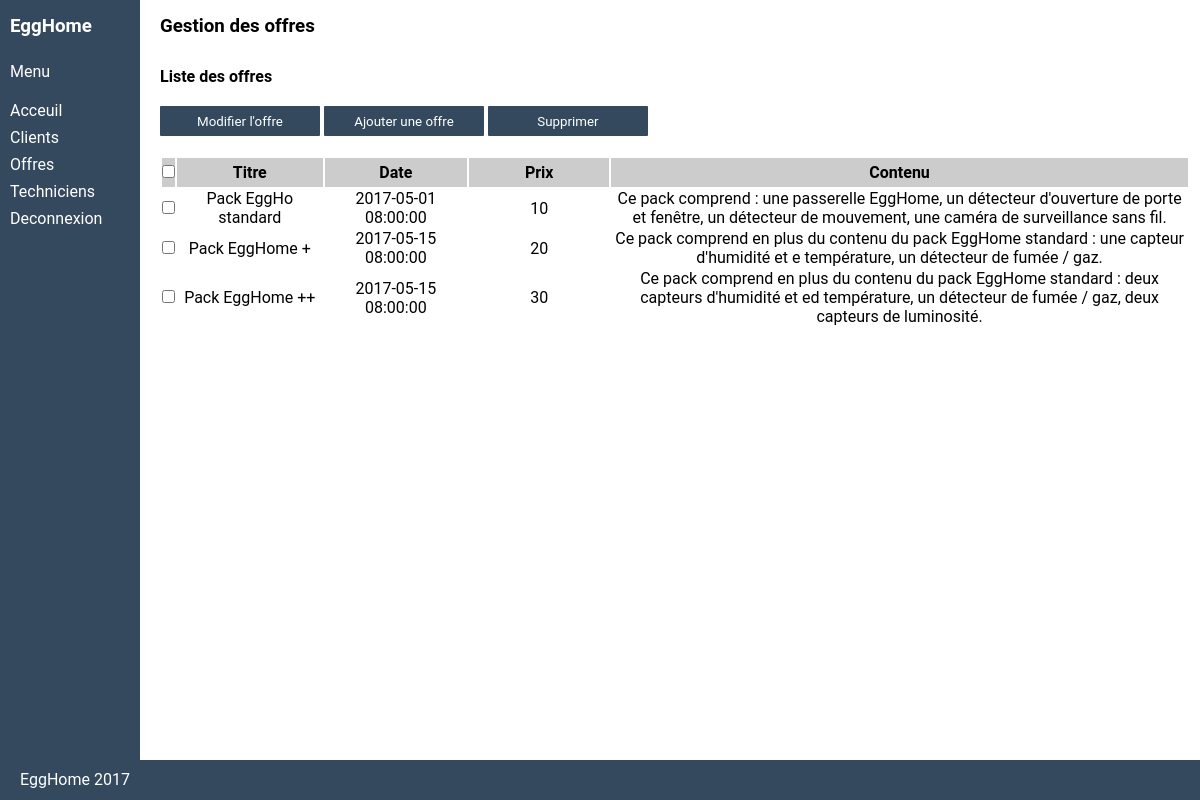
The page /service_client/offres (signed in) on the database as committed earlier.
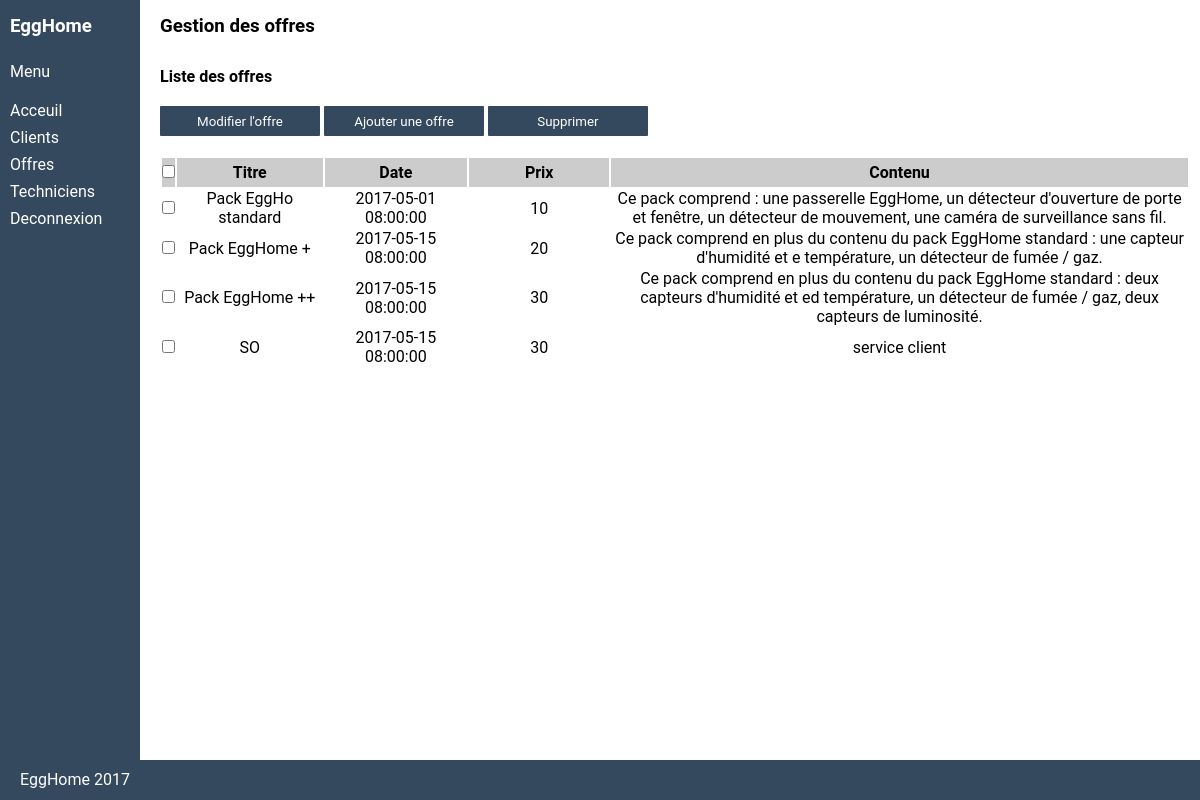
The same page on the database as committed later.
### tables this page shows
CREATE TABLE `offre` (
  `id` int(11) NOT NULL,
  `date` datetime DEFAULT NULL,
  `detail` varchar(1000) DEFAULT NULL,
  `prix` int(11) DEFAULT NULL,
  `titre` varchar(45) DEFAULT NULL
);

### application/controller/service_client.php (called while the page is built, shortened)
<?php
class Service_client extends Controller
{
    public function offres()
    {
        $offres = Offre::find_all();
        require APP . 'view/_templates/head.php';
        require APP . 'view/service_client/includes/sidebar.php';
        require APP . 'view/service_client/gestion_offres.php';
        require APP . 'view/_templates/footer.php';
    }
}

### public/index.php (called while the page is built, shortened)
<?php
require APP . 'core/database/database.php';
require APP . 'core/database/database_object.php';
$database = new Database();
$app = new Application();

### application/core/database/database.php (called while the page is built, shortened)
<?php
class Database {
	public $connection;
	function open_db_connection() {
        $options = array(PDO::ATTR_DEFAULT_FETCH_MODE => PDO::FETCH_OBJ, PDO::ATTR_ERRMODE => PDO::ERRMODE_WARNING);
        try {
	        $this->connection = new PDO(DB_TYPE . ':host=' . DB_HOST . ';dbname=' . DB_NAME . ';charset=' . DB_CHARSET, DB_USER, DB_PASS, $options);
        } catch (PDOException $e) {
            die("database connection failed" . $this->connection->errorInfo());
        }
	}
	public function query($sql) {
        $query = $this->connection->prepare($sql);
        $result = $query->execute();
		return $query;
	}
}

### application/core/database/database_object.php (called while the page is built, shortened)
<?php
class Db_object {
	static public function find_all() {
		return static::find_by_query("SELECT * FROM " . static::$db_table . " ");
	}
	static public function find_by_query($sql) {
		return static::instanciate($sql);
	}
	static public function instanciate($sql) {
		global $database;
		$object_array = array();
		$calling_class = get_called_class();
		$result_set = $database->query($sql);
		while ($row = $result_set->fetchObject($calling_class))
			$object_array[] = $row;
		return $object_array;
	}
}

### application/view/service_client/gestion_offres.php (the view, shortened to what this page needs)
<div class="dashboard-content">
    <h3>Gestion des offres</h3>
    <h4 class="spacer-large">Liste des offres</h4>
    <button name="paramOffre" class="paramOffre_btn">Modifier l'offre</button>
    <button name="addOffre" class="addOffre_btn">Ajouter une offre</button>
    <table class="table spacer-small">
        <thead>
        <tr class="first">
            <td><input type="checkbox" id="selectAllBoxes"></td>
            <th>Titre</th>
            <th>Date</th>
            <th>Prix</th>
            <th>Contenu</th>
        </tr>
        </thead>
        <form class="form" method="POST" action="<?php echo URL; ?>service_client/gestion_offres">
            <tbody>
            <?php foreach ($offres as $offre): ?>
                <tr>
                    <td><input type="checkbox" class="checkBoxes" value='<?php echo $offre->id ?>' name='checkBoxArray[]'>
                    <td class="colonne"><?php echo $offre->titre ?></td>
                    <td class="colonne"><?php echo $offre->date ?></td>
                    <td class="colonne"><?php echo $offre->prix ?></td>
                    <td class="colonne"><?php echo $offre->detail ?></td>
                </tr>
            <?php endforeach ?>
            </tbody>
            <input type="submit" name="deleteOffre" id="submitgestionoffre" value="Supprimer" >
        </form>
    </table>
</div>

Rows that differ between the two databases and show on the page:
added offre: titre "SO", date "2017-05-15 08:00:00", prix "30", detail "service client"
